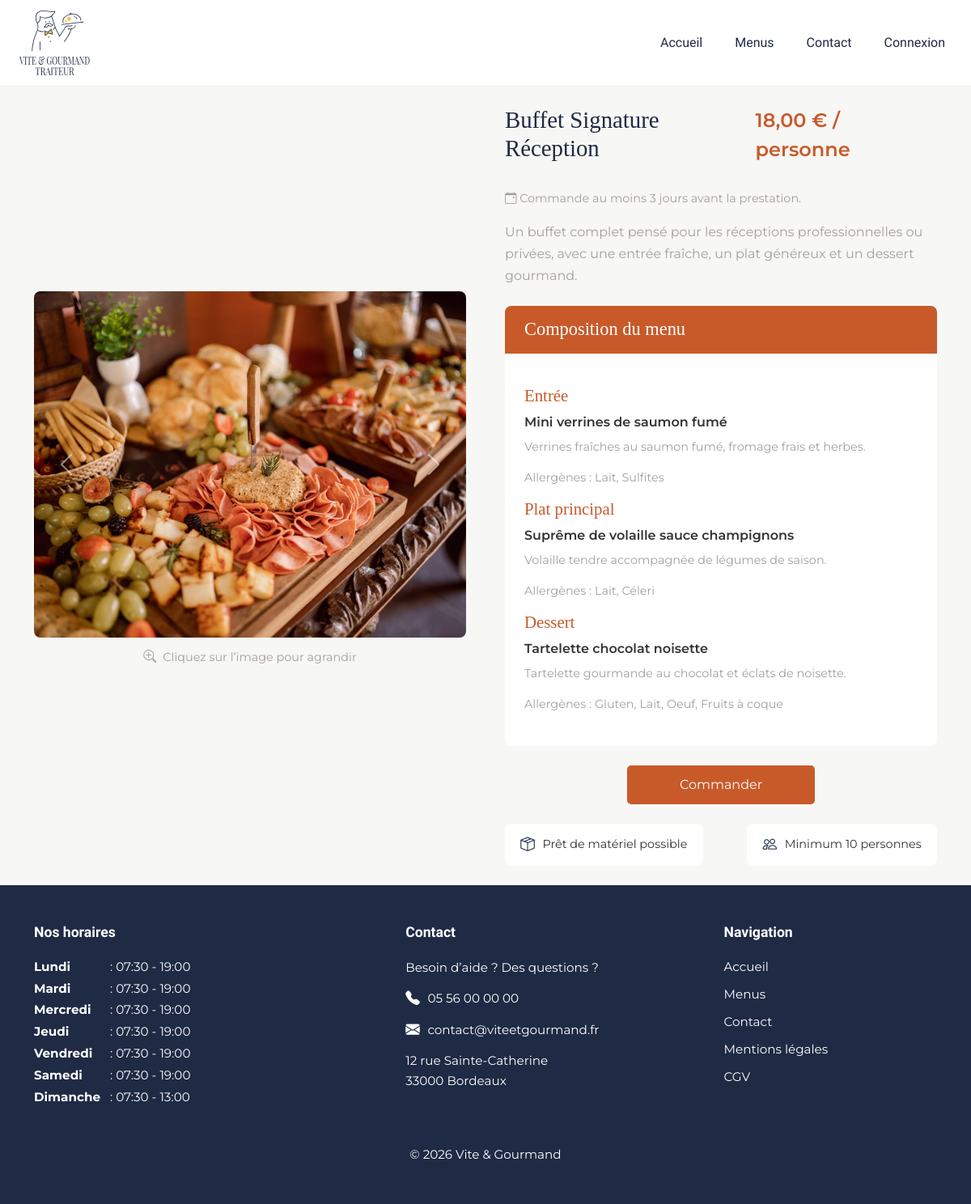
Screenshot of /public/index.php?url=menu-detail&id=1 with the database file from the repository.
### tables this page shows
CREATE TABLE image (
    id INT AUTO_INCREMENT PRIMARY KEY,
    url VARCHAR(255) NOT NULL,
    texte_alternatif VARCHAR(255),
    ordre_affichage INT NOT NULL,
    menu_id INT NOT NULL
);

CREATE TABLE menu (
    id INT AUTO_INCREMENT PRIMARY KEY,
    titre VARCHAR(100) NOT NULL,
    description_courte TEXT,
    description_longue TEXT,
    nb_personnes_min INT NOT NULL,
    prix_par_personne DECIMAL(10, 2) NOT NULL,
    stock INT NOT NULL,
    conditions TEXT,
    theme_id INT NOT NULL,
    regime_id INT NOT NULL,
    restaurant_id INT NOT NULL
);

CREATE TABLE plat (
    id INT AUTO_INCREMENT PRIMARY KEY,
    nom VARCHAR(100) NOT NULL,
    type_plat ENUM('Entrée', 'Plat principal', 'Dessert') NOT NULL,
    description TEXT
);

CREATE TABLE horaire (
    id INT AUTO_INCREMENT PRIMARY KEY,
    jour_semaine ENUM('Lundi', 'Mardi', 'Mercredi', 'Jeudi', 'Vendredi', 'Samedi', 'Dimanche') NOT NULL,
    heure_ouverture TIME NOT NULL,
    heure_fermeture TIME NOT NULL,
    restaurant_id INT NOT NULL
);

### app/Controllers/MenuDetailController.php (called while the page is built, shortened)
<?php
require_once __DIR__ . '/../Models/MenuModel.php';
class MenuDetailController
{
    public function index(): void
    {
        $id = (int) ($_GET['id'] ?? 0);
        $menuModel = new MenuModel();
        $menu = $menuModel->getMenuById($id);
        $images = $menuModel->getImagesByMenuId($id);
        $plats = $menuModel->getPlatsByMenuId($id);
        require_once __DIR__ . '/../Views/pages/menu-detail.php';
    }
}

### app/Models/MenuModel.php (called while the page is built, shortened)
<?php
class MenuModel
{
    public function getMenuById(int $id): ?array
    {
        $pdo = Database::getConnection();
        $sql = "
        SELECT
            menu.id,
            menu.titre,
            menu.description_longue,
            menu.nb_personnes_min,
            menu.prix_par_personne,
            menu.conditions,
            menu.stock,
            regime.nom AS regime,
            theme.nom AS theme
        FROM menu
        INNER JOIN regime ON menu.regime_id = regime.id
        INNER JOIN theme ON menu.theme_id = theme.id
        WHERE menu.id = ?
    ";
        $stmt = $pdo->prepare($sql);
        $stmt->execute([$id]);
        $menu = $stmt->fetch();
        return $menu ?: null;
    }
    public function getImagesByMenuId(int $id): array
    {
        $pdo = Database::getConnection();
        $sql = "
        SELECT url, texte_alternatif
        FROM image
        WHERE menu_id = ?
        ORDER BY ordre_affichage ASC
    ";
        $stmt = $pdo->prepare($sql);
        $stmt->execute([$id]);
        return $stmt->fetchAll();
    }
    public function getPlatsByMenuId(int $id): array
    {
        $pdo = Database::getConnection();
        $sql = "
        SELECT
            plat.id,
            plat.nom,
            plat.type_plat,
            plat.description,
            GROUP_CONCAT(allergene.nom SEPARATOR ', ') AS allergenes
        FROM plat
        INNER JOIN menu_plat ON plat.id = menu_plat.plat_id
        LEFT JOIN plat_allergene ON plat.id = plat_allergene.plat_id
        LEFT JOIN allergene ON plat_allergene.allergene_id = allergene.id
        WHERE menu_plat.menu_id = ?
        GROUP BY plat.id
        ORDER BY FIELD(plat.type_plat, 'Entrée', 'Plat principal', 'Dessert')
    ";
        $stmt = $pdo->prepare($sql);
        $stmt->execute([$id]);
        return $stmt->fetchAll();
    }
}

### app/Models/HoraireModel.php (called while the page is built, shortened)
<?php
class HoraireModel
{
    public function getAll(): array
    {
        $pdo = Database::getConnection();
        $sql = "
            SELECT *
            FROM horaire
            ORDER BY FIELD(
                jour_semaine,
                'Lundi',
                'Mardi',
                'Mercredi',
                'Jeudi',
                'Vendredi',
                'Samedi',
                'Dimanche'
            )
        ";
        $stmt = $pdo->query($sql);
        return $stmt->fetchAll();
    }
}

### app/Views/pages/menu-detail.php (the view, shortened to what this page needs)
<?php require_once __DIR__ . '/../layouts/header.php'; ?>
<main class="menu-detail-page py-4">
  <section class="container">
    <div class="row align-items-center g-5">
      <div class="col-12 col-lg-6">
        <div class="menu-image-wrapper">
          <div id="menuCarousel" class="carousel slide menu-carousel">
            <div class="carousel-inner">
              <?php foreach ($images as $index => $image): ?>
                <div class="carousel-item <?= $index === 0 ? 'active' : '' ?>">
                  <img
                    src="<?= BASE_URL ?>/<?= htmlspecialchars($image['url']) ?>"
                    class="d-block w-100 menu-detail-img"
                    alt="<?= htmlspecialchars($image['texte_alternatif'] ?? $menu['titre']) ?>"
                    data-bs-toggle="modal"
                    data-bs-target="#galleryModal"
                  >
                </div>
              <?php endforeach; ?>
            </div>
            <button class="carousel-control-prev" type="button" data-bs-target="#menuCarousel" data-bs-slide="prev">
              <span class="carousel-control-prev-icon"></span>
            </button>
            <button class="carousel-control-next" type="button" data-bs-target="#menuCarousel" data-bs-slide="next">
              <span class="carousel-control-next-icon"></span>
            </button>
          </div>
          <p class="menu-image-hint">
            <i class="bi bi-zoom-in"></i>
            Cliquez sur l’image pour agrandir
          </p>
        </div>
      </div>
      <div class="col-12 col-lg-6">
        <div class="menu-detail-content">
          <div class="d-flex justify-content-between align-items-start mb-3">
            <h1 class="menu-detail-title">
              <?= htmlspecialchars($menu['titre']) ?>
            </h1>
            <p class="menu-detail-price">
              <?= number_format($menu['prix_par_personne'], 2, ',', ' ') ?> € / personne
            </p>
          </div>
          <p class="menu-detail-condition">
            <i class="bi bi-calendar-event"></i>
            <?= htmlspecialchars($menu['conditions']) ?>
          </p>
          <p class="menu-detail-description">
            <?= htmlspecialchars($menu['description_longue']) ?>
          </p>
          <div class="menu-composition mt-4">
            <h2>Composition du menu</h2>
            <div class="menu-composition-body">
              <?php foreach ($plats as $plat): ?>
                <h3><?= htmlspecialchars($plat['type_plat']) ?></h3>
                <p class="dish-name">
                  <?= htmlspecialchars($plat['nom']) ?>
                </p>
                <p class="dish-description">
                  <?= htmlspecialchars($plat['description']) ?>
                </p>
                <p class="dish-allergens">
                  Allergènes :
                  <?= htmlspecialchars($plat['allergenes'] ?? 'Aucun') ?>
                </p>
              <?php endforeach; ?>
            </div>
          </div>
          <div class="text-center mt-4">
            <a href="index.php?url=commande&id=<?= (int) $menu['id'] ?>" class="btn menu-order-btn">
              Commander
            </a>
          </div>
          <div class="menu-detail-badges mt-4">
            <div class="menu-detail-badge">
              <i class="bi bi-box-seam"></i>
              <span>Prêt de matériel possible</span>
            </div>
            <div class="menu-detail-badge">
              <i class="bi bi-people"></i>
              <span>Minimum <?= (int) $menu['nb_personnes_min'] ?> personnes</span>
            </div>
          </div>
        </div>
      </div>
    </div>
  </section>
</main>
<?php require_once __DIR__ . '/../layouts/footer.php'; ?>

### app/Views/layouts/footer.php (shortened to what this page needs)
<?php
require_once __DIR__ . '/../../Models/HoraireModel.php';
$horaireModel = new HoraireModel();
$footerHoraires = $horaireModel->getAll();
?>
<footer class="site-footer">
    <div class="container">
        <div class="footer-grid">
            <div class="footer-column">
                <h3 class="footer-hours-title">
                    Nos horaires
                </h3>
                <div class="footer-hours-list">
                    <?php foreach ($footerHoraires as $horaire): ?>
                        <p class="footer-hours">
                            <strong>
                                <?= htmlspecialchars($horaire['jour_semaine']) ?>
                            </strong>
                            :
                            <?= htmlspecialchars(substr($horaire['heure_ouverture'], 0, 5)) ?>
                            -
                            <?= htmlspecialchars(substr($horaire['heure_fermeture'], 0, 5)) ?>
                        </p>
                    <?php endforeach; ?>
                </div>
            </div>
            <div class="footer-column">
                <h3 class="footer-hours-title">
                    Contact
                </h3>
                <p class="footer-help">
                    Besoin d’aide ? Des questions ?
                </p>
                <a href="tel:+33556000000" class="footer-contact-link">
                    <i class="bi bi-telephone-fill"></i>
                    05 56 00 00 00
                </a>
                <a href="mailto:contact@viteetgourmand.fr"
                    class="footer-contact-link footer-email">
                    <i class="bi bi-envelope-fill"></i>
                    contact@viteetgourmand.fr
                </a>
                <p class="footer-address">
                    12 rue Sainte-Catherine<br>
                    33000 Bordeaux
                </p>
            </div>
            <div class="footer-column">
                <h3 class="footer-hours-title">
                    Navigation
                </h3>
                <nav class="footer-links">
                    <a href="<?= BASE_URL ?>/index.php?url=accueil">
                        Accueil
                    </a>
                    <a href="<?= BASE_URL ?>/index.php?url=menus">
                        Menus
                    </a>
                    <a href="<?= BASE_URL ?>/index.php?url=contact">
                        Contact
                    </a>
                    <a href="<?= BASE_URL ?>/index.php?url=mentions-legales">
                        Mentions légales
                    </a>
                    <a href="<?= BASE_URL ?>/index.php?url=cgv">
                        CGV
                    </a>
                </nav>
            </div>
        </div>
        <p class="footer-copyright mt-5 mb-0">
            © 2026 Vite & Gourmand
        </p>
    </div>
</footer>
</body>
</html>

### public/assets/css/style.css (style rules this page uses)
:root { --bs-primary: #1F2A44; --bs-secondary: #A69F9F; --bs-warning: #F4C542; --bs-dark: #333333; --vg-bg: #F7F7F5; --vg-cta: #C85A2A; --vg-white: #FFFFFF; }
body { min-height: 100vh; background-color: var(--vg-bg); color: var(--bs-dark); font-family: 'Montserrat', sans-serif; }
h1, h2, h3, h4, h5 { font-family: 'Playfair Display', serif; color: var(--bs-primary); }
a { text-decoration: none; }
.page-layout { min-height: 100vh; display: flex; flex-direction: column; }
main { flex: 1; }
.site-footer { background-color: #1F2A44; color: #FFFFFF; padding: 3rem 1rem; }
.site-footer a { color: #FFFFFF; text-decoration: none; transition: 0.3s ease; }
.footer-grid { display: grid; grid-template-columns: 1.2fr 1fr 0.8fr; gap: 4rem; max-width: 1200px; margin: 0 auto; text-align: left; }
.footer-column { display: flex; flex-direction: column; gap: 0.8rem; }
.footer-hours-title { font-family: 'Raleway', sans-serif; font-weight: 700; font-size: 1.10rem; margin-bottom: 0.5rem; color: #FFFFFF; }
.footer-hours-list { display: flex; flex-direction: column; gap: 0.25rem; }
.footer-hours { margin-bottom: 0; font-size: 0.95rem; line-height: 1.5; }
.footer-hours strong { display: inline-block; min-width: 90px; }
.footer-help, .footer-address, .footer-copyright { font-size: 0.95rem; line-height: 1.6; margin-bottom: 0; }
.footer-contact-link, .footer-email { display: flex; align-items: center; gap: 0.6rem; font-size: 0.95rem; }
.footer-contact-link i, .footer-email i { font-size: 1.1rem; }
.footer-links { display: flex; flex-direction: column; gap: 0.7rem; }
.footer-links a { font-size: 0.95rem; }
.footer-copyright { text-align: center; margin-top: 3rem; }
.menu-detail-page { background-color: var(--vg-bg); }
.menu-image-wrapper { text-align: center; }
.menu-carousel { border-radius: 8px; overflow: hidden; cursor: pointer; }
.menu-detail-img { aspect-ratio: 5 / 4; object-fit: cover; object-position: center; transition: transform 0.3s ease; }
.menu-image-hint { margin-top: 0.8rem; font-size: 0.9rem; color: var(--bs-secondary); }
.menu-detail-title { font-size: 1.8rem; }
.menu-detail-price { color: var(--vg-cta); font-size: 1.5rem; font-weight: 600; }
.menu-detail-condition { color: var(--bs-secondary); font-size: 0.9rem; }
.menu-composition { background-color: #ffffff; border-radius: 8px; overflow: hidden; }
.menu-composition h2 { background-color: var(--vg-cta); color: #ffffff; font-size: 1.4rem; padding: 1rem 1.5rem; margin: 0; }
.menu-composition-body { padding: 1.5rem; }
.menu-composition-body h3 { color: var(--vg-cta); font-size: 1.3rem; margin-top: 1rem; }
.dish-name { font-weight: 600; margin-bottom: 0.5rem; }
.dish-description, .dish-allergens { color: var(--bs-secondary); font-size: 0.9rem; }
.menu-order-btn { background-color: var(--vg-cta); color: #ffffff; padding: 0.7rem 4rem; border-radius: 5px; }
.menu-detail-badges { display: flex; justify-content: space-between; gap: 1rem; }
.menu-detail-badge { background-color: #ffffff; color: var(--bs-dark); padding: 0.8rem 1.2rem; border-radius: 8px; font-size: 0.9rem; display: flex; align-items: center; gap: 0.6rem; }
.menu-detail-badge i { color: var(--bs-primary); font-size: 1.1rem; }
.menu-image-hint { margin-top: 0.8rem; font-size: 0.9rem; color: var(--bs-secondary); display: flex; justify-content: center; align-items: center; gap: 0.5rem; }
.menu-image-hint i { font-size: 1rem; }
.menu-detail-img { cursor: zoom-in; }
.menu-detail-description { color: var(--bs-secondary); line-height: 1.7; margin-top: 1rem; margin-bottom: 1.5rem; }

### rows the page displays
image: url (picture)
menu: titre "Buffet Signature Réception", prix_par_personne "18,00", conditions "Commande au moins 3 jours avant la prestation.", description_longue "Un buffet complet pensé pour les réceptions professionnelles ou privées, avec une entrée fraîche, un plat généreux et un dessert gourmand.", nb_personnes_min "10"
plat: type_plat "Entrée", nom "Mini verrines de saumon fumé", description "Verrines fraîches au saumon fumé, fromage frais et herbes.", allergenes "Lait, Sulfites"
plat: type_plat "Plat principal", nom "Suprême de volaille sauce champignons", description "Volaille tendre accompagnée de légumes de saison.", allergenes "Lait, Céleri"
plat: type_plat "Dessert", nom "Tartelette chocolat noisette", description "Tartelette gourmande au chocolat et éclats de noisette.", allergenes "Gluten, Lait, Oeuf, Fruits à coque"
horaire: jour_semaine "Lundi", heure_ouverture "07:30", heure_fermeture "19:00"
horaire: jour_semaine "Mardi", heure_ouverture "07:30", heure_fermeture "19:00"
horaire: jour_semaine "Mercredi", heure_ouverture "07:30", heure_fermeture "19:00"
horaire: jour_semaine "Jeudi", heure_ouverture "07:30", heure_fermeture "19:00"
horaire: jour_semaine "Vendredi", heure_ouverture "07:30", heure_fermeture "19:00"
horaire: jour_semaine "Samedi", heure_ouverture "07:30", heure_fermeture "19:00"
horaire: jour_semaine "Dimanche", heure_ouverture "07:30", heure_fermeture "13:00"
